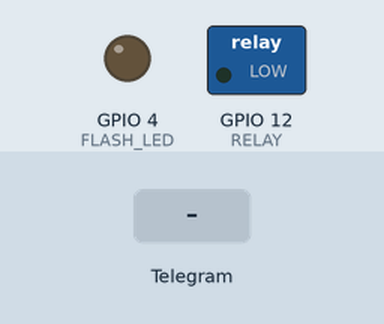
A sketch run on a simulated ESP32. On the bench: switched loads named in the sketch (green lamp = pin HIGH), output pins drawn as LEDs (lit = HIGH). The inputs (shaded band) are chosen by the test bench. WiFi joins after 1.5 s; servers stay silent unless stated; the camera gives no picture; web services answer with replies made up by the test bench; what the sketch prints to the serial monitor is not drawn.

Above: at 5.0 s.
5.1 s: Telegram message "/photoWithFlash" received
At 6.2 s:
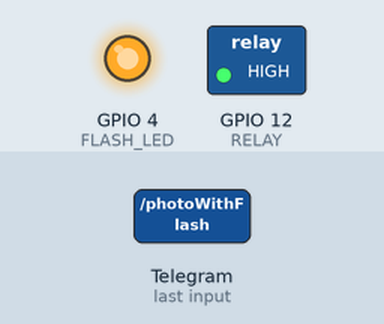
7.8 s: Telegram message "/lightOn" received
At 8.8 s:
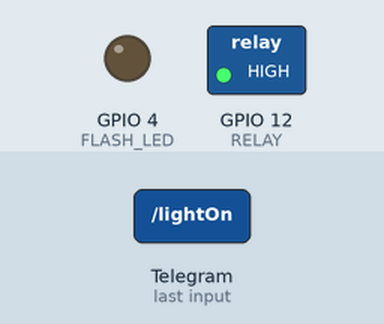
Timing chart, 0 to 10.8 s (numbered marks = the images above; inputs shaded):
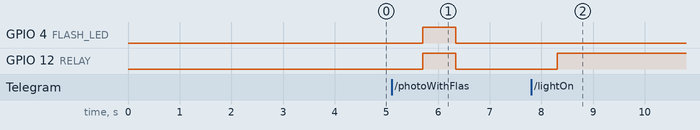

The sketch:

ESP32CAM_Telegram_DHT11_Motion_Camera.ino
```cpp
/**********************************************************************************
 *  TITLE: Telegram PIR Motion Camera with DHT11 using ESP32-CAM
 *  Click on the following links to learn more.
 *  YouTube channel: http://www.youtube.com/@avelectrotech9853
 *  Preferences--> Aditional boards Manager URLs:
 *  https://raw.githubusercontent.com/espressif/arduino-esp32/gh-pages/package_esp32_dev_index.json
 *  Download the libraries
 *  UniversalTelegramBot Library (1.3.0):  https://github.com/witnessmenow/Universal-Arduino-Telegram-Bot
 *  ArduinoJson Library (6.20.0): https://arduinojson.org/?utm_source=meta&utm_medium=library.properties
 *  DHT Library (1.4.4): https://github.com/adafruit/DHT-sensor-library
 **********************************************************************************/

#include <WiFi.h>
#include <WiFiClientSecure.h>
#include "soc/soc.h"
#include "soc/rtc_cntl_reg.h"
#include "esp_camera.h"
#include <UniversalTelegramBot.h>
#include <ArduinoJson.h>
#include <DHT.h>

// Replace with your network credentials
const char* ssid = "wifi name"; //WiFi Name
const char* password = "password"; //WiFi Password

// Use @myidbot to find out the chat ID of an individual or a group
// You need to click "start" on a bot before it can message you
// Initialize Telegram BOT
String chatId = "XXXXXXXXXX";
String BOTtoken = "XXXXXXXXXXXXXXXXXXXXXXXXXXXXXXXXXXXXXX";

bool sendPhoto = false;
bool withFlash = false;
bool motionSensorFlag = false;

WiFiClientSecure clientTCP;

UniversalTelegramBot bot(BOTtoken, clientTCP);

// Define GPIOs
#define PIR 13
#define RELAY 12
#define DHTPIN 2
#define FLASH_LED 4

#define DHTTYPE DHT11     // DHT 11

DHT dht(DHTPIN, DHTTYPE);

//CAMERA_MODEL_AI_THINKER
#define PWDN_GPIO_NUM     32
#define RESET_GPIO_NUM    -1
#define XCLK_GPIO_NUM      0
#define SIOD_GPIO_NUM     26
#define SIOC_GPIO_NUM     27

#define Y9_GPIO_NUM       35
#define Y8_GPIO_NUM       34
#define Y7_GPIO_NUM       39
#define Y6_GPIO_NUM       36
#define Y5_GPIO_NUM       21
#define Y4_GPIO_NUM       19
#define Y3_GPIO_NUM       18
#define Y2_GPIO_NUM        5
#define VSYNC_GPIO_NUM    25
#define HREF_GPIO_NUM     23
#define PCLK_GPIO_NUM     22


String r_msg = "";

const unsigned long BOT_MTBS = 1000; // mean time between scan messages
unsigned long bot_lasttime; // last time messages' scan has been done

void handleNewMessages(int numNewMessages);
String sendPhotoTelegram();

String getWeather(){

  float h = dht.readHumidity();
  float t = dht.readTemperature(); // or dht.readTemperature(true) for Fahrenheit

  if (isnan(h) || isnan(t)) {
    Serial.println("Failed to read from DHT sensor!");
    return "Failed to read from DHT sensor! /weather";
  }
  else {
    return "Temperature: " + String(t) + " Humidity: " + String(h) + ". /weather";
  }
}

String lightOn(){
 if (digitalRead(RELAY)) {
  return "Light is already ON. /lightOff";
 }
 else{
  digitalWrite(RELAY, HIGH);
  delay(100);
  return "Light is ON. /lightOff";
 }
}

String lightOff(){
 if (digitalRead(RELAY)) {
  digitalWrite(RELAY, LOW);
  delay(100);
  return "Light is OFF. /lightOn";
 }
 else{
  return "Light is already OFF. /lightOn";
 }
}

String sendPhotoTelegram(){

  const char* myDomain = "api.telegram.org";
  String getAll = "";
  String getBody = "";

  if (withFlash){
  digitalWrite(FLASH_LED, HIGH);
  digitalWrite(RELAY, HIGH);
  delay(200);
  }

  camera_fb_t * fb = NULL;
  fb = esp_camera_fb_get();
  if(!fb) {
    Serial.println("Camera capture failed");
    delay(1000);
    ESP.restart();
    return "Camera capture failed";
  }

  Serial.println("Connect to " + String(myDomain));

  if (clientTCP.connect(myDomain, 443)) {
    Serial.println("Connection successful");

   Serial.println("Connected to " + String(myDomain));

    String head = "--IotCircuitHub\r\nContent-Disposition: form-data; name=\"chat_id\"; \r\n\r\n" + chatId + "\r\n--IotCircuitHub\r\nContent-Disposition: form-data; name=\"photo\"; filename=\"esp32-cam.jpg\"\r\nContent-Type: image/jpeg\r\n\r\n";
    String tail = "\r\n--IotCircuitHub--\r\n";

    uint16_t imageLen = fb->len;
    uint16_t extraLen = head.length() + tail.length();
    uint16_t totalLen = imageLen + extraLen;

    clientTCP.println("POST /bot"+BOTtoken+"/sendPhoto HTTP/1.1");
    clientTCP.println("Host: " + String(myDomain));
    clientTCP.println("Content-Length: " + String(totalLen));
    clientTCP.println("Content-Type: multipart/form-data; boundary=IotCircuitHub");
    clientTCP.println();
    clientTCP.print(head);

    uint8_t *fbBuf = fb->buf;
    size_t fbLen = fb->len;
    for (size_t n=0;n<fbLen;n=n+1024) {
      if (n+1024<fbLen) {
        clientTCP.write(fbBuf, 1024);
        fbBuf += 1024;
      }
      else if (fbLen%1024>0) {
        size_t remainder = fbLen%1024;
        clientTCP.write(fbBuf, remainder);
      }
    }

    clientTCP.print(tail);

    esp_camera_fb_return(fb);

    int waitTime = 10000;   // timeout 10 seconds
    long startTimer = millis();
    boolean state = false;


    while ((startTimer + waitTime) > millis()){
      Serial.print(".");
      delay(100);
      while (clientTCP.available()){
          char c = clientTCP.read();
          if (c == '\n'){
            if (getAll.length()==0) state=true;
            getAll = "";
          }
          else if (c != '\r'){
            getAll += String(c);
          }
          if (state==true){
            getBody += String(c);
          }
          startTimer = millis();
       }
       if (getBody.length()>0) break;
    }
    clientTCP.stop();
    Serial.println(getBody);
  }
  else {
    getBody="Connected to api.telegram.org failed.";
    Serial.println("Connected to api.telegram.org failed.");
  }
  if (withFlash){
    digitalWrite(FLASH_LED, LOW);
    digitalWrite(RELAY, LOW);
    withFlash = false;
  }
  return getBody;
}

void handleNewMessages(int numNewMessages){
  Serial.print("Handle New Messages: ");
  Serial.println(numNewMessages);

  for (int i = 0; i < numNewMessages; i++){
    // Chat id of the requester
    String chat_id = String(bot.messages[i].chat_id);
    if (chat_id != chatId){
      bot.sendMessage(chat_id, "Unauthorized user", "");
      continue;
    }

    // Print the received message
    String text = bot.messages[i].text;
    Serial.println(text);

    String fromName = bot.messages[i].from_name;
    if (text == "/photo") {
      sendPhoto = true;
      Serial.println("New photo request");
    }
    if (text == "/photoWithFlash") {
      sendPhoto = true;
      withFlash = true;
      Serial.println("New photo request");
    }
    if (text == "/lightOn"){
      String r_msg = lightOn();
      bot.sendMessage(chatId, r_msg, "");
    }
    if (text == "/lightOff"){
      String r_msg = lightOff();
      bot.sendMessage(chatId, r_msg, "");
    }
    if (text == "/motionOn"){
      motionSensorFlag = true;
      String r_msg = "Motion Sensor is ON. /motionOff";
      bot.sendMessage(chatId, r_msg, "");
    }
    if (text == "/motionOff"){
      motionSensorFlag = false;
      String r_msg = "Motion Sensor is OFF. /motionOn";
      bot.sendMessage(chatId, r_msg, "");
    }
    if (text == "/weather"){
      String r_msg = getWeather();
      bot.sendMessage(chatId, r_msg, "");
    }
    if (text == "/start"){
      String welcome = "Welcome to the ESP32-CAM Telegram Motion Camera.\n";
      welcome += "/photo : Takes a new photo\n";
      welcome += "/photoWithFlash : Takes photo with Flash\n";
      welcome += "/lightOn : Turn ON the Light\n";
      welcome += "/lightOff : Turn OFF the Light\n";
      welcome += "/motionOn : Turn ON Motion Sensor\n";
      welcome += "/motionOff : Turn OFF Motion Sensor\n";
      welcome += "/weather : Send Live Weather.\n";
      bot.sendMessage(chatId, welcome, "Markdown");
    }
  }
}

void configInitCamera(){
  camera_config_t config;
  config.ledc_channel = LEDC_CHANNEL_0;
  config.ledc_timer = LEDC_TIMER_0;
  config.pin_d0 = Y2_GPIO_NUM;
  config.pin_d1 = Y3_GPIO_NUM;
  config.pin_d2 = Y4_GPIO_NUM;
  config.pin_d3 = Y5_GPIO_NUM;
  config.pin_d4 = Y6_GPIO_NUM;
  config.pin_d5 = Y7_GPIO_NUM;
  config.pin_d6 = Y8_GPIO_NUM;
  config.pin_d7 = Y9_GPIO_NUM;
  config.pin_xclk = XCLK_GPIO_NUM;
  config.pin_pclk = PCLK_GPIO_NUM;
  config.pin_vsync = VSYNC_GPIO_NUM;
  config.pin_href = HREF_GPIO_NUM;
  config.pin_sscb_sda = SIOD_GPIO_NUM;
  config.pin_sscb_scl = SIOC_GPIO_NUM;
  config.pin_pwdn = PWDN_GPIO_NUM;
  config.pin_reset = RESET_GPIO_NUM;
  config.xclk_freq_hz = 20000000;
  config.pixel_format = PIXFORMAT_JPEG;

  //init with high specs to pre-allocate larger buffers
  if(psramFound()){
    config.frame_size = FRAMESIZE_UXGA;
    config.jpeg_quality = 10;  //0-63 lower number means higher quality
    config.fb_count = 2;
  } else {
    config.frame_size = FRAMESIZE_SVGA;
    config.jpeg_quality = 12;  //0-63 lower number means higher quality
    config.fb_count = 1;
  }

  // camera init
  esp_err_t err = esp_camera_init(&config);
  if (err != ESP_OK) {
    Serial.printf("Camera init failed with error 0x%x", err);
    delay(1000);
    ESP.restart();
  }

  /*
   * UXGA   = 1600 x 1200 pixels
   * SXGA   = 1280 x 1024 pixels
   * XGA    = 1024 x 768  pixels
   * SVGA   = 800 x 600   pixels
   * VGA    = 640 x 480   pixels
   * CIF    = 352 x 288   pixels
   * QVGA   = 320 x 240   pixels
   * HQVGA  = 240 x 160   pixels
   * QQVGA  = 160 x 120   pixels
   */

//  // Drop down frame size for higher initial frame rate
//  sensor_t * s = esp_camera_sensor_get();
//  s->set_framesize(s, FRAMESIZE_CIF);  // UXGA|SXGA|XGA|SVGA|VGA|CIF|QVGA|HQVGA|QQVGA

  sensor_t *s = esp_camera_sensor_get();
  //initial sensors are flipped vertically and colors are a bit saturated
  if (s->id.PID == OV3660_PID)
  {
    s->set_vflip(s, 1);       //flip it back
    s->set_brightness(s, 1);  //up the blightness just a bit
    s->set_saturation(s, -2); //lower the saturation
  }
  //drop down frame size for higher initial frame rate
  s->set_framesize(s, FRAMESIZE_CIF);
}

void setup(){
  WRITE_PERI_REG(RTC_CNTL_BROWN_OUT_REG, 0);
  Serial.begin(115200);
  delay(1000);

  pinMode(RELAY,OUTPUT);
  pinMode(FLASH_LED,OUTPUT);
  pinMode(PIR,INPUT_PULLUP);

  digitalWrite(RELAY, LOW);
  //digitalWrite(FLASH_LED, LOW);

  WiFi.mode(WIFI_STA);
  Serial.println();
  Serial.print("Connecting to ");
  Serial.println(ssid);
  WiFi.begin(ssid, password);
  clientTCP.setCACert(TELEGRAM_CERTIFICATE_ROOT);
  while (WiFi.status() != WL_CONNECTED) {
    Serial.print(".");
    delay(500);
  }

//  int connecting_process_timed_out = 20; //--> 20 = 20 seconds.
//  connecting_process_timed_out = connecting_process_timed_out * 2;
//  while (WiFi.status() != WL_CONNECTED) {
//    Serial.print(".");
//    digitalWrite(FLASH_LED, HIGH);
//    delay(250);
//    digitalWrite(FLASH_LED, LOW);
//    delay(250);
//    if(connecting_process_timed_out > 0) connecting_process_timed_out--;
//    if(connecting_process_timed_out == 0) {
//      delay(1000);
//      ESP.restart();
//    }
//  }
//  digitalWrite(FLASH_LED, LOW);

  Serial.println();
  Serial.print("ESP32-CAM IP Address: ");
  Serial.println(WiFi.localIP());

  dht.begin();    // Enabling DHT sensor

  Serial.println("Start configuring and initializing the camera...");
  configInitCamera();
  Serial.println("Successfully configure and initialize the camera.");

  delay(1000);
}

void loop(){

  if (sendPhoto){
    Serial.println("Preparing photo");
    sendPhotoTelegram();
    sendPhoto = false;
  }
  if(motionSensorFlag){
    if(digitalRead(PIR) == LOW){
      Serial.println("Motion Detected");
      Serial.println("Preparing photo");
      sendPhotoTelegram();
      sendPhoto = false;
      delay(1000);
    }
  }

  if (millis() - bot_lasttime > BOT_MTBS)
  {
    int numNewMessages = bot.getUpdates(bot.last_message_received + 1);

    while (numNewMessages)
    {
      Serial.println("got response");
      handleNewMessages(numNewMessages);
      numNewMessages = bot.getUpdates(bot.last_message_received + 1);
    }
    bot_lasttime = millis();
  }
}
```

Measured:
- after the input at 5.1 s, GPIO 4 (FLASH_LED), GPIO 12 (RELAY): LOW → HIGH after 0.61 s, → LOW 0.63 s later
- after the input at 7.8 s, GPIO 12 (RELAY): LOW → HIGH after 0.51 s
